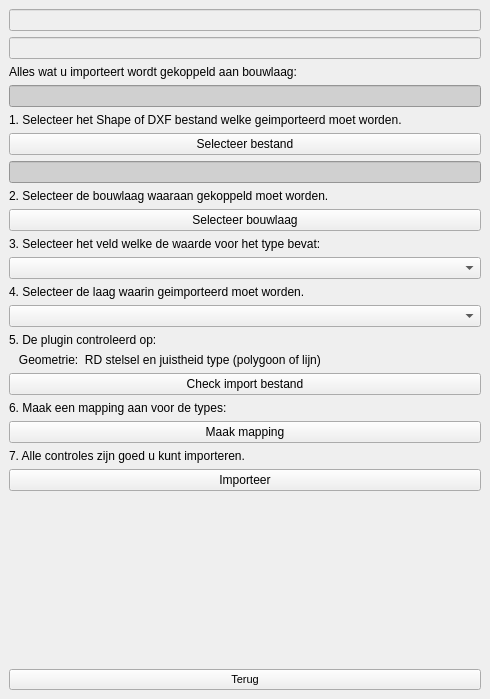
<?xml version="1.0" encoding="UTF-8"?>
<ui version="4.0">
 <class>OivObjectenDockWidgetBase</class>
 <widget class="QDockWidget" name="OivObjectenDockWidgetBase">
  <property name="geometry">
   <rect>
    <x>0</x>
    <y>0</y>
    <width>490</width>
    <height>699</height>
   </rect>
  </property>
  <property name="features">
   <set>QDockWidget::DockWidgetFloatable|QDockWidget::DockWidgetMovable</set>
  </property>
  <property name="windowTitle">
   <string>Importeer bestand</string>
  </property>
  <widget class="QWidget" name="dockWidgetContents">
   <layout class="QGridLayout" name="gridLayout">
    <item row="0" column="0">
     <layout class="QVBoxLayout" name="verticalLayout">
      <item>
       <widget class="QLineEdit" name="bouwlaag_id">
        <property name="enabled">
         <bool>false</bool>
        </property>
       </widget>
      </item>
      <item>
       <widget class="QLineEdit" name="object_id">
        <property name="enabled">
         <bool>false</bool>
        </property>
       </widget>
      </item>
      <item>
       <widget class="QLabel" name="label1_2">
        <property name="text">
         <string>Alles wat u importeert wordt gekoppeld aan bouwlaag:</string>
        </property>
       </widget>
      </item>
      <item>
       <widget class="QLineEdit" name="bouwlaag">
        <property name="styleSheet">
         <string notr="true">background-color: rgb(208, 208, 208);
border-color: rgba(255, 255, 255, 0);</string>
        </property>
       </widget>
      </item>
      <item>
       <widget class="QLabel" name="label1">
        <property name="text">
         <string>1. Selecteer het Shape of DXF bestand welke geimporteerd moet worden.</string>
        </property>
       </widget>
      </item>
      <item>
       <widget class="QPushButton" name="select_file">
        <property name="text">
         <string>Selecteer bestand</string>
        </property>
       </widget>
      </item>
      <item>
       <widget class="QLineEdit" name="bestandsnaam">
        <property name="styleSheet">
         <string notr="true">background-color: rgb(208, 208, 208);
border-color: rgba(255, 255, 255, 0);</string>
        </property>
       </widget>
      </item>
      <item>
       <widget class="QLabel" name="label2">
        <property name="text">
         <string>2. Selecteer de bouwlaag waaraan gekoppeld moet worden.</string>
        </property>
       </widget>
      </item>
      <item>
       <widget class="QPushButton" name="selectId">
        <property name="text">
         <string>Selecteer bouwlaag</string>
        </property>
       </widget>
      </item>
      <item>
       <widget class="QLabel" name="label3">
        <property name="text">
         <string>3. Selecteer het veld welke de waarde voor het type bevat:</string>
        </property>
       </widget>
      </item>
      <item>
       <widget class="QComboBox" name="type"/>
      </item>
      <item>
       <widget class="QLabel" name="label4">
        <property name="text">
         <string>4. Selecteer de laag waarin geimporteerd moet worden.</string>
        </property>
       </widget>
      </item>
      <item>
       <widget class="QComboBox" name="import_laag"/>
      </item>
      <item>
       <widget class="QLabel" name="label5a">
        <property name="text">
         <string>5. De plugin controleerd op:</string>
        </property>
       </widget>
      </item>
      <item>
       <widget class="QLabel" name="label5b">
        <property name="text">
         <string>   Geometrie:  RD stelsel en juistheid type (polygoon of lijn)</string>
        </property>
       </widget>
      </item>
      <item>
       <widget class="QPushButton" name="check">
        <property name="text">
         <string>Check import bestand</string>
        </property>
       </widget>
      </item>
      <item>
       <widget class="QLabel" name="label6">
        <property name="text">
         <string>6. Maak een mapping aan voor de types:</string>
        </property>
       </widget>
      </item>
      <item>
       <widget class="QPushButton" name="mapping">
        <property name="text">
         <string>Maak mapping</string>
        </property>
       </widget>
      </item>
      <item>
       <widget class="QLabel" name="label7">
        <property name="text">
         <string>7. Alle controles zijn goed u kunt importeren.</string>
        </property>
       </widget>
      </item>
      <item>
       <widget class="QPushButton" name="import_file">
        <property name="text">
         <string>Importeer</string>
        </property>
       </widget>
      </item>
      <item>
       <spacer name="verticalSpacer_2">
        <property name="orientation">
         <enum>Qt::Vertical</enum>
        </property>
        <property name="sizeHint" stdset="0">
         <size>
          <width>20</width>
          <height>40</height>
         </size>
        </property>
       </spacer>
      </item>
      <item>
       <widget class="QPushButton" name="terug">
        <property name="enabled">
         <bool>true</bool>
        </property>
        <property name="font">
         <font>
          <pointsize>8</pointsize>
          <weight>50</weight>
          <bold>false</bold>
         </font>
        </property>
        <property name="text">
         <string>Terug</string>
        </property>
        <property name="checkable">
         <bool>true</bool>
        </property>
       </widget>
      </item>
     </layout>
    </item>
   </layout>
  </widget>
 </widget>
 <resources/>
 <connections/>
</ui>
